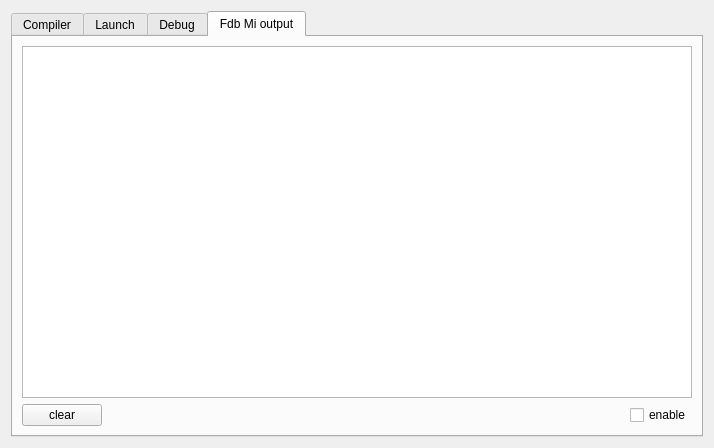
<?xml version="1.0" encoding="UTF-8"?>
<ui version="4.0">
 <class>FlowOutput</class>
 <widget class="QWidget" name="FlowOutput">
  <property name="geometry">
   <rect>
    <x>0</x>
    <y>0</y>
    <width>714</width>
    <height>448</height>
   </rect>
  </property>
  <layout class="QVBoxLayout" name="verticalLayout">
   <item>
    <widget class="QTabWidget" name="tabWidget">
     <property name="enabled">
      <bool>true</bool>
     </property>
     <property name="currentIndex">
      <number>3</number>
     </property>
     <widget class="QWidget" name="tab_3">
      <attribute name="title">
       <string>Compiler</string>
      </attribute>
      <layout class="QVBoxLayout" name="verticalLayout_4">
       <item>
        <widget class="flow::CompilerTextEdit" name="compilerOutTextEdit" native="true">
         <property name="font">
          <font>
           <family>Noto Mono</family>
          </font>
         </property>
         <property name="focusPolicy">
          <enum>Qt::ClickFocus</enum>
         </property>
         <property name="readOnly" stdset="0">
          <bool>true</bool>
         </property>
        </widget>
       </item>
       <item>
        <layout class="QHBoxLayout" name="horizontalLayout_2">
         <item>
          <widget class="QPushButton" name="clearCompilerOutButton">
           <property name="text">
            <string>clear</string>
           </property>
          </widget>
         </item>
         <item>
          <widget class="QPushButton" name="terminateCompilerButton">
           <property name="enabled">
            <bool>false</bool>
           </property>
           <property name="text">
            <string>terminate</string>
           </property>
          </widget>
         </item>
         <item>
          <spacer name="horizontalSpacer_4">
           <property name="orientation">
            <enum>Qt::Horizontal</enum>
           </property>
           <property name="sizeHint" stdset="0">
            <size>
             <width>538</width>
             <height>20</height>
            </size>
           </property>
          </spacer>
         </item>
        </layout>
       </item>
      </layout>
     </widget>
     <widget class="QWidget" name="tab">
      <attribute name="title">
       <string>Launch</string>
      </attribute>
      <layout class="QVBoxLayout" name="verticalLayout_2">
       <item>
        <widget class="QPlainTextEdit" name="launchOutTextEdit">
         <property name="font">
          <font>
           <family>Noto Mono</family>
          </font>
         </property>
         <property name="readOnly">
          <bool>true</bool>
         </property>
        </widget>
       </item>
       <item>
        <layout class="QHBoxLayout" name="horizontalLayout">
         <item>
          <widget class="QPushButton" name="clearLaunchOutButton">
           <property name="text">
            <string>clear</string>
           </property>
          </widget>
         </item>
         <item>
          <widget class="QPushButton" name="terminateLaunchButton">
           <property name="enabled">
            <bool>false</bool>
           </property>
           <property name="text">
            <string>terminate</string>
           </property>
          </widget>
         </item>
         <item>
          <spacer name="horizontalSpacer_5">
           <property name="orientation">
            <enum>Qt::Horizontal</enum>
           </property>
           <property name="sizeHint" stdset="0">
            <size>
             <width>538</width>
             <height>20</height>
            </size>
           </property>
          </spacer>
         </item>
        </layout>
       </item>
      </layout>
     </widget>
     <widget class="QWidget" name="tab_4">
      <attribute name="title">
       <string>Debug</string>
      </attribute>
      <layout class="QVBoxLayout" name="verticalLayout_5">
       <item>
        <widget class="QPlainTextEdit" name="debugOutTextEdit">
         <property name="font">
          <font>
           <family>Noto Mono</family>
          </font>
         </property>
         <property name="readOnly">
          <bool>true</bool>
         </property>
        </widget>
       </item>
       <item>
        <layout class="QHBoxLayout" name="horizontalLayout_3">
         <item>
          <widget class="QPushButton" name="clearDebugOutButton">
           <property name="text">
            <string>clear</string>
           </property>
          </widget>
         </item>
         <item>
          <widget class="QPushButton" name="debugCommandPushButton">
           <property name="text">
            <string>execute</string>
           </property>
          </widget>
         </item>
         <item>
          <widget class="QPushButton" name="terminateDebugButton">
           <property name="enabled">
            <bool>false</bool>
           </property>
           <property name="text">
            <string>terminate</string>
           </property>
          </widget>
         </item>
         <item>
          <widget class="QLineEdit" name="debugCommandLineEdit"/>
         </item>
        </layout>
       </item>
      </layout>
     </widget>
     <widget class="QWidget" name="tab_2">
      <attribute name="title">
       <string>Fdb Mi output</string>
      </attribute>
      <layout class="QVBoxLayout" name="verticalLayout_6">
       <item>
        <layout class="QVBoxLayout" name="verticalLayout_3">
         <property name="sizeConstraint">
          <enum>QLayout::SetDefaultConstraint</enum>
         </property>
         <item>
          <widget class="QPlainTextEdit" name="fdbMiOutTextEdit">
           <property name="font">
            <font>
             <family>Noto Mono</family>
            </font>
           </property>
           <property name="readOnly">
            <bool>true</bool>
           </property>
          </widget>
         </item>
         <item>
          <layout class="QHBoxLayout" name="horizontalLayout_4">
           <item>
            <widget class="QPushButton" name="clearFdbMiOutButton">
             <property name="text">
              <string>clear</string>
             </property>
            </widget>
           </item>
           <item>
            <spacer name="horizontalSpacer_6">
             <property name="orientation">
              <enum>Qt::Horizontal</enum>
             </property>
             <property name="sizeHint" stdset="0">
              <size>
               <width>538</width>
               <height>20</height>
              </size>
             </property>
            </spacer>
           </item>
           <item>
            <widget class="QCheckBox" name="fdbMiOutEnabledCheckBox">
             <property name="text">
              <string>enable</string>
             </property>
            </widget>
           </item>
          </layout>
         </item>
        </layout>
       </item>
      </layout>
     </widget>
    </widget>
   </item>
  </layout>
 </widget>
 <customwidgets>
  <customwidget>
   <class>flow::CompilerTextEdit</class>
   <extends>QWidget</extends>
   <header>CompilerTextEdit.hpp</header>
   <container>1</container>
  </customwidget>
 </customwidgets>
 <resources/>
 <connections/>
</ui>
